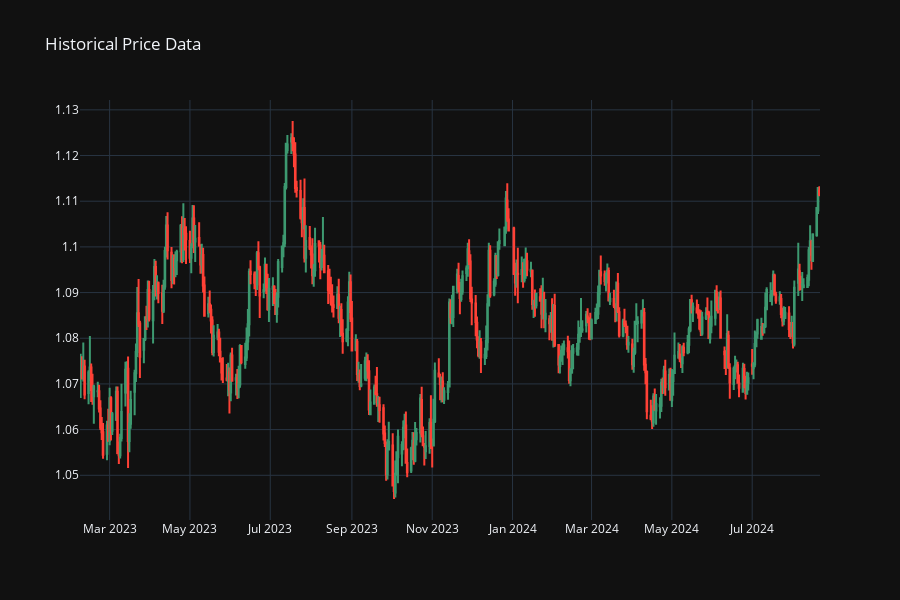

Notebook source saved alongside this figure:
### Code cell
symbol = 'EURUSD'
timeframe = mt5.TIMEFRAME_D1

start_dt = datetime(2023, 1 ,1)
end_dt = datetime.now()

ohlc = get_ohlc_history(symbol, timeframe, start_dt, end_dt)
display(ohlc)

create_price_fig(ohlc.tail(400))

### Figure 1 — Plotly figure (JSON) as saved in the notebook; plotly's stock layout.template omitted (floating-point values rounded to 4 significant figures; data arrays with more than 128 entries replaced by an {"elided": "..."} marker saying what was removed)
{"data": [{"close": {"elided": "400 float values"}, "high": {"elided": "400 float values"}, "low": {"elided": "400 float values"}, "name": "OHLC Data", "open": {"elided": "400 float values"}, "x": {"elided": "400 str values"}, "type": "candlestick"}], "layout": {"height": 600, "title": {"text": "Historical Price Data"}, "xaxis": {"rangeslider": {"visible": false}}}}
